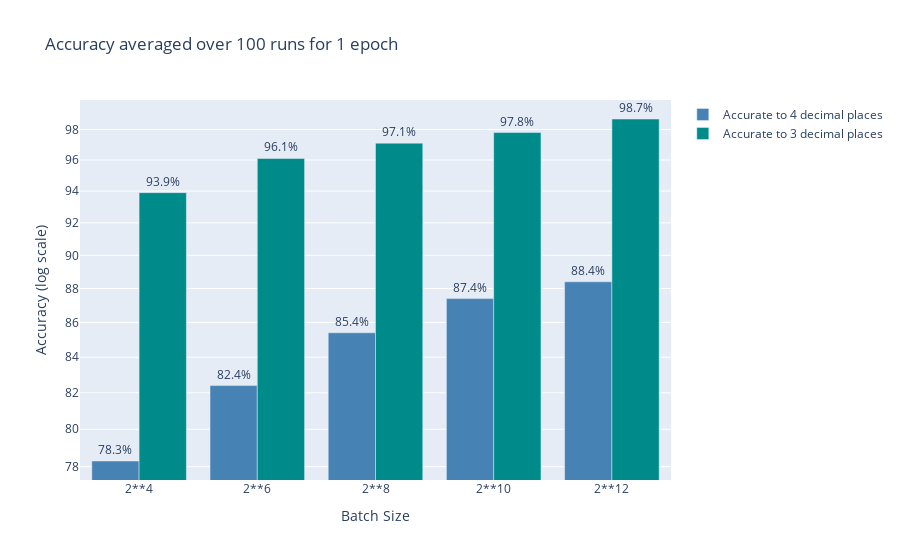

Notebook cell for this chart:
### Code cell
batches=np.array(["2**4","2**6","2**8","2**10","2**12"])
fig = go.Figure(data=[
    go.Bar(name='Accurate to 4 decimal places', x=batches, y=exactness[exactness["precision"]==4]["percent same"], 
           text=exactness[exactness["precision"]==4]["percent same"],textposition='outside',marker_color='steelblue'),
    go.Bar(name='Accurate to 3 decimal places', x=batches, y=exactness[exactness["precision"]==3]["percent same"], 
           text=exactness[exactness["precision"]==3]["percent same"],textposition='outside',marker_color='darkcyan'),
#     go.Bar(name='Total Problems Solved', x=batches, y=exactness[exactness["precision"]==4]["total probs"],
#           marker_color='sienna')
])
# Change the bar mode
fig.update_yaxes(title="Accuracy (log scale)",type="log")
fig.update_xaxes(title="Batch Size")
fig.update_layout(barmode='group',title="Accuracy averaged over 100 runs for 1 epoch ")
fig.show()

### Figure 1 — Plotly figure (JSON) as saved in the notebook; plotly's stock layout.template omitted (floating-point values rounded to 4 significant figures)
{"data": [{"marker": {"color": "steelblue"}, "name": "Accurate to 4 decimal places", "text": ["78.3%", "82.4%", "85.4%", "87.4%", "88.4%", "88.8%"], "textposition": "outside", "type": "bar", "x": ["2**4", "2**6", "2**8", "2**10", "2**12"], "y": ["78.3%", "82.4%", "85.4%", "87.4%", "88.4%", "88.8%"]}, {"marker": {"color": "darkcyan"}, "name": "Accurate to 3 decimal places", "text": ["93.9%", "96.1%", "97.1%", "97.8%", "98.7%", "98.8%"], "textposition": "outside", "type": "bar", "x": ["2**4", "2**6", "2**8", "2**10", "2**12"], "y": ["93.9%", "96.1%", "97.1%", "97.8%", "98.7%", "98.8%"]}], "layout": {"barmode": "group", "title": {"text": "Accuracy averaged over 100 runs for 1 epoch "}, "xaxis": {"title": {"text": "Batch Size"}}, "yaxis": {"title": {"text": "Accuracy (log scale)"}, "type": "log"}}}
